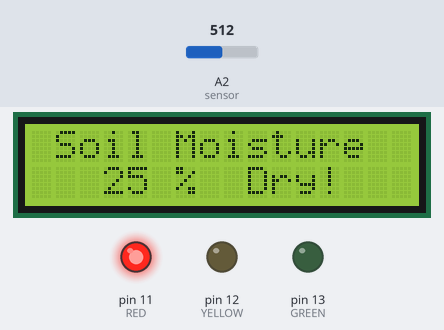
The sketch below on a simulated Arduino Uno, built with avr-gcc and run on an emulated ATmega328P. Shown: 16×2 character LCD, output pins drawn as LEDs (lit = HIGH). The test bench sets the inputs (shaded band); at power-on: A2 (sensor) = 512. What the sketch prints to the serial monitor is not drawn.

Above: at 1.6 s.
1.7 s: A2 (sensor) set to 306
At 3.8 s:
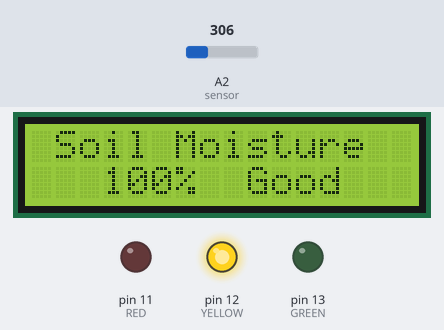
4.6 s: A2 (sensor) set to 320
At 7.4 s:
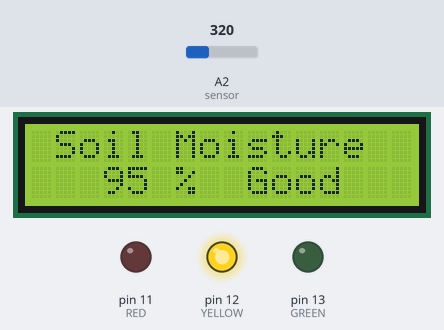
7.7 s: A2 (sensor) set to 348
At 10.0 s:
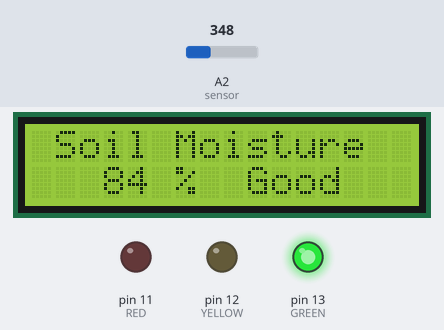
10.7 s: A2 (sensor) set to 590
At 12.0 s:
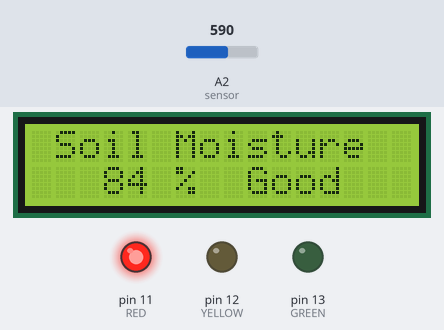
Timing chart, 0 to 13.7 s (numbered marks = the images above; inputs shaded):
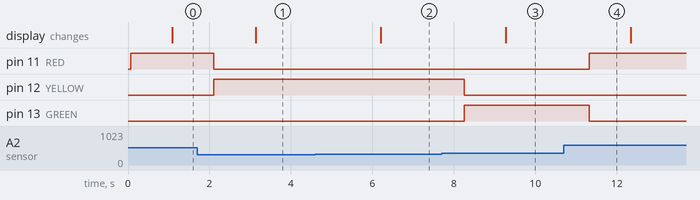

Measured:
- the behaviour switches between 330 and 331 on A2 (sensor) (found by bisection; images 2 and 3)
- after the input at 1.7 s, pin 11 (RED): HIGH → LOW after 0.41 s; pin 12 (YELLOW): LOW → HIGH after 0.41 s; the display: changes after 1.4 s (image 1)
- after the input at 4.6 s, the display: changes after 1.6 s (image 2)
- after the input at 7.7 s, pin 12 (YELLOW): HIGH → LOW after 0.55 s; pin 13 (GREEN): LOW → HIGH after 0.55 s; the display: changes after 1.6 s (image 3)
- after the input at 10.7 s, pin 11 (RED): LOW → HIGH after 0.62 s; pin 13 (GREEN): HIGH → LOW after 0.62 s

The sketch:

moisture_detect.ino
```cpp
#include <LiquidCrystal_I2C.h>

#include <Wire.h>

LiquidCrystal_I2C lcd (0x27, 16, 2);

#define sensor A2
// |---------|--------|--------|---------|
// 305      330      400       500       580
// TooWet    |-------OK--------|  TooDry |
const int WET = 330; // lowerbound of the wet soil
const int DRY = 490; // upperbound of the dry soil
const int MIN = 305; // put sensor into water cup, got 305
const int MAX = 580; // put sensor into almost dry soil, got 565
const int GREEN = 13;
const int YELLOW = 12;
const int RED = 11;


void setup()
{
  pinMode(GREEN, OUTPUT);
  pinMode(YELLOW, OUTPUT);
  pinMode(RED, OUTPUT);
  Serial.begin(9600);
  lcd.init();                      // initialize the lcd
  lcd.backlight();
}

void resetLED() {
  digitalWrite(YELLOW, LOW);
  digitalWrite(RED, LOW);
  digitalWrite(GREEN, LOW);
}

float normalize(int val, int Min, int Max) {
  return (val-Min)*1.0/(Max-Min)*1.0;
}

void loop() {
  // put your main code here, to run repeatedly:
  int value = analogRead(sensor);
  Serial.println(value);
  resetLED();
  if (value >= DRY )
  {
    Serial.println("Too Dry");
    digitalWrite(RED, HIGH);
    delay(1000);
  }
  if (value > WET && value < DRY)
  {
    Serial.println("OK");
    digitalWrite(GREEN, HIGH);
    delay(1000);
  }
  if (value <= WET)
  {
    Serial.println("Too Wet");
    digitalWrite(YELLOW, HIGH);
    delay(1000);
  }

  lcd.setCursor(1, 0);
  lcd.print("Soil Moisture");
  lcd.setCursor(3, 1);
  float perc = (1.0 - normalize(value, MIN, MAX)) * 100.0;
  lcd.print(round(perc));
  lcd.print(" ");
  lcd.setCursor(6, 1);
  lcd.print("%");
  lcd.setCursor(9, 1);
  if (value <= DRY ) {
    lcd.print("Good");
  } else {
    lcd.print("Dry!");
  }
}
```
